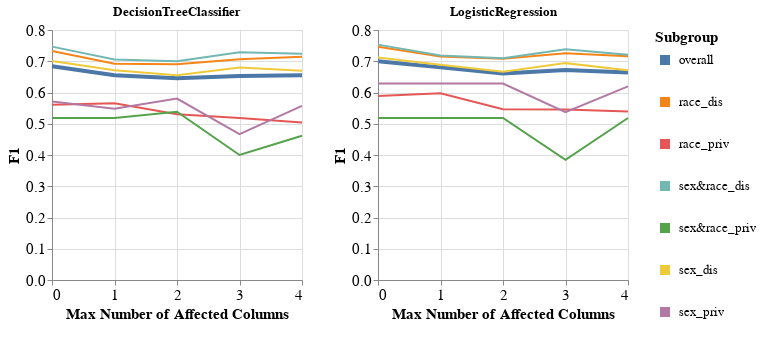

Notebook code for this chart:
### Code cell
visualizer.create_subgroups_grid_pct_lines_per_model_plot(subgroup_metric='F1',
                                                          target_preprocessing_technique=PREPROCESSING_TECHNIQUES[0],
                                                          model_names=MODEL_NAMES,
                                                          mode='max_num_columns')

### Figure 1 — Vega-Lite specification as saved in the notebook (floating-point values rounded to 4 significant figures)
{"config": {"view": {"continuousWidth": 400, "continuousHeight": 300}, "axis": {"labelFontSize": 15, "titleFontSize": 15}, "legend": {"labelFontSize": 13, "symbolStrokeWidth": 10, "titleFontSize": 15}}, "vconcat": [{"hconcat": [{"mark": "line", "encoding": {"color": {"field": "Subgroup", "type": "nominal"}, "strokeWidth": {"condition": {"value": 4, "test": "datum.Subgroup == 'overall'"}, "value": 2}, "x": {"axis": {"tickMinStep": 1}, "field": "Percentage", "title": "Max Number of Affected Columns", "type": "quantitative"}, "y": {"field": "Metric_Value", "title": "F1", "type": "quantitative"}}, "height": 250, "title": "DecisionTreeClassifier", "width": 250}, {"data": {"name": "data-66eaf9dd70d36c7d1d7649ec55b692a1"}, "mark": "line", "encoding": {"color": {"field": "Subgroup", "type": "nominal"}, "strokeWidth": {"condition": {"value": 4, "test": "datum.Subgroup == 'overall'"}, "value": 2}, "x": {"axis": {"tickMinStep": 1}, "field": "Percentage", "title": "Max Number of Affected Columns", "type": "quantitative"}, "y": {"field": "Metric_Value", "title": "F1", "type": "quantitative"}}, "height": 250, "title": "LogisticRegression", "width": 250}]}], "data": {"name": "data-fe0768d2aa00c48cbe9902fd76018b59"}, "$schema": "https://vega.github.io/schema/vega-lite/v4.17.0.json", "datasets": {"data-fe0768d2aa00c48cbe9902fd76018b59": [{"Model_Name": "DecisionTreeClassifier", "Test_Set_Index": 0.0, "Metric": "F1", "Subgroup": "overall", "Num_Estimators": 10.0, "Metric_Value": 0.6843, "Percentage": 0.0}, {"Model_Name": "DecisionTreeClassifier", "Test_Set_Index": 0.0, "Metric": "F1", "Subgroup": "race_dis", "Num_Estimators": 10.0, "Metric_Value": 0.733, "Percentage": 0.0}, {"Model_Name": "DecisionTreeClassifier", "Test_Set_Index": 0.0, "Metric": "F1", "Subgroup": "race_priv", "Num_Estimators": 10.0, "Metric_Value": 0.5612, "Percentage": 0.0}, {"Model_Name": "DecisionTreeClassifier", "Test_Set_Index": 0.0, "Metric": "F1", "Subgroup": "sex&race_dis", "Num_Estimators": 10.0, "Metric_Value": 0.7468, "Percentage": 0.0}, {"Model_Name": "DecisionTreeClassifier", "Test_Set_Index": 0.0, "Metric": "F1", "Subgroup": "sex&race_priv", "Num_Estimators": 10.0, "Metric_Value": 0.5185, "Percentage": 0.0}, {"Model_Name": "DecisionTreeClassifier", "Test_Set_Index": 0.0, "Metric": "F1", "Subgroup": "sex_dis", "Num_Estimators": 10.0, "Metric_Value": 0.7009, "Percentage": 0.0}, {"Model_Name": "DecisionTreeClassifier", "Test_Set_Index": 0.0, "Metric": "F1", "Subgroup": "sex_priv", "Num_Estimators": 10.0, "Metric_Value": 0.5714, "Percentage": 0.0}, {"Model_Name": "DecisionTreeClassifier", "Test_Set_Index": 1.0, "Metric": "F1", "Subgroup": "overall", "Num_Estimators": 10.0, "Metric_Value": 0.6555, "Percentage": 1.0}, {"Model_Name": "DecisionTreeClassifier", "Test_Set_Index": 1.0, "Metric": "F1", "Subgroup": "race_dis", "Num_Estimators": 10.0, "Metric_Value": 0.6921, "Percentage": 1.0}, {"Model_Name": "DecisionTreeClassifier", "Test_Set_Index": 1.0, "Metric": "F1", "Subgroup": "race_priv", "Num_Estimators": 10.0, "Metric_Value": 0.5652, "Percentage": 1.0}, {"Model_Name": "DecisionTreeClassifier", "Test_Set_Index": 1.0, "Metric": "F1", "Subgroup": "sex&race_dis", "Num_Estimators": 10.0, "Metric_Value": 0.7059, "Percentage": 1.0}, {"Model_Name": "DecisionTreeClassifier", "Test_Set_Index": 1.0, "Metric": "F1", "Subgroup": "sex&race_priv", "Num_Estimators": 10.0, "Metric_Value": 0.5185, "Percentage": 1.0}, {"Model_Name": "DecisionTreeClassifier", "Test_Set_Index": 1.0, "Metric": "F1", "Subgroup": "sex_dis", "Num_Estimators": 10.0, "Metric_Value": 0.6715, "Percentage": 1.0}, {"Model_Name": "DecisionTreeClassifier", "Test_Set_Index": 1.0, "Metric": "F1", "Subgroup": "sex_priv", "Num_Estimators": 10.0, "Metric_Value": 0.5484, "Percentage": 1.0}, {"Model_Name": "DecisionTreeClassifier", "Test_Set_Index": 2.0, "Metric": "F1", "Subgroup": "overall", "Num_Estimators": 10.0, "Metric_Value": 0.6454, "Percentage": 2.0}, {"Model_Name": "DecisionTreeClassifier", "Test_Set_Index": 2.0, "Metric": "F1", "Subgroup": "race_dis", "Num_Estimators": 10.0, "Metric_Value": 0.6903, "Percentage": 2.0}, {"Model_Name": "DecisionTreeClassifier", "Test_Set_Index": 2.0, "Metric": "F1", "Subgroup": "race_priv", "Num_Estimators": 10.0, "Metric_Value": 0.5303, "Percentage": 2.0}, {"Model_Name": "DecisionTreeClassifier", "Test_Set_Index": 2.0, "Metric": "F1", "Subgroup": "sex&race_dis", "Num_Estimators": 10.0, "Metric_Value": 0.6997, "Percentage": 2.0}, {"Model_Name": "DecisionTreeClassifier", "Test_Set_Index": 2.0, "Metric": "F1", "Subgroup": "sex&race_priv", "Num_Estimators": 10.0, "Metric_Value": 0.5385, "Percentage": 2.0}, {"Model_Name": "DecisionTreeClassifier", "Test_Set_Index": 2.0, "Metric": "F1", "Subgroup": "sex_dis", "Num_Estimators": 10.0, "Metric_Value": 0.6553, "Percentage": 2.0}, {"Model_Name": "DecisionTreeClassifier", "Test_Set_Index": 2.0, "Metric": "F1", "Subgroup": "sex_priv", "Num_Estimators": 10.0, "Metric_Value": 0.5806, "Percentage": 2.0}, {"Model_Name": "DecisionTreeClassifier", "Test_Set_Index": 3.0, "Metric": "F1", "Subgroup": "overall", "Num_Estimators": 10.0, "Metric_Value": 0.6525, "Percentage": 3.0}, {"Model_Name": "DecisionTreeClassifier", "Test_Set_Index": 3.0, "Metric": "F1", "Subgroup": "race_dis", "Num_Estimators": 10.0, "Metric_Value": 0.7066, "Percentage": 3.0}, {"Model_Name": "DecisionTreeClassifier", "Test_Set_Index": 3.0, "Metric": "F1", "Subgroup": "race_priv", "Num_Estimators": 10.0, "Metric_Value": 0.5185, "Percentage": 3.0}, {"Model_Name": "DecisionTreeClassifier", "Test_Set_Index": 3.0, "Metric": "F1", "Subgroup": "sex&race_dis", "Num_Estimators": 10.0, "Metric_Value": 0.7291, "Percentage": 3.0}, {"Model_Name": "DecisionTreeClassifier", "Test_Set_Index": 3.0, "Metric": "F1", "Subgroup": "sex&race_priv", "Num_Estimators": 10.0, "Metric_Value": 0.4, "Percentage": 3.0}, {"Model_Name": "DecisionTreeClassifier", "Test_Set_Index": 3.0, "Metric": "F1", "Subgroup": "sex_dis", "Num_Estimators": 10.0, "Metric_Value": 0.6797, "Percentage": 3.0}, {"Model_Name": "DecisionTreeClassifier", "Test_Set_Index": 3.0, "Metric": "F1", "Subgroup": "sex_priv", "Num_Estimators": 10.0, "Metric_Value": 0.4667, "Percentage": 3.0}, {"Model_Name": "DecisionTreeClassifier", "Test_Set_Index": 4.0, "Metric": "F1", "Subgroup": "overall", "Num_Estimators": 10.0, "Metric_Value": 0.6552, "Percentage": 4.0}, {"Model_Name": "DecisionTreeClassifier", "Test_Set_Index": 4.0, "Metric": "F1", "Subgroup": "race_dis", "Num_Estimators": 10.0, "Metric_Value": 0.7143, "Percentage": 4.0}, {"Model_Name": "DecisionTreeClassifier", "Test_Set_Index": 4.0, "Metric": "F1", "Subgroup": "race_priv", "Num_Estimators": 10.0, "Metric_Value": 0.5038, "Percentage": 4.0}, {"Model_Name": "DecisionTreeClassifier", "Test_Set_Index": 4.0, "Metric": "F1", "Subgroup": "sex&race_dis", "Num_Estimators": 10.0, "Metric_Value": 0.7243, "Percentage": 4.0}, {"Model_Name": "DecisionTreeClassifier", "Test_Set_Index": 4.0, "Metric": "F1", "Subgroup": "sex&race_priv", "Num_Estimators": 10.0, "Metric_Value": 0.4615, "Percentage": 4.0}, {"Model_Name": "DecisionTreeClassifier", "Test_Set_Index": 4.0, "Metric": "F1", "Subgroup": "sex_dis", "Num_Estimators": 10.0, "Metric_Value": 0.67, "Percentage": 4.0}, {"Model_Name": "DecisionTreeClassifier", "Test_Set_Index": 4.0, "Metric": "F1", "Subgroup": "sex_priv", "Num_Estimators": 10.0, "Metric_Value": 0.5574, "Percentage": 4.0}], "data-66eaf9dd70d36c7d1d7649ec55b692a1": [{"Model_Name": "LogisticRegression", "Test_Set_Index": 0.0, "Metric": "F1", "Subgroup": "overall", "Num_Estimators": 10.0, "Metric_Value": 0.7002, "Percentage": 0.0}, {"Model_Name": "LogisticRegression", "Test_Set_Index": 0.0, "Metric": "F1", "Subgroup": "race_dis", "Num_Estimators": 10.0, "Metric_Value": 0.7464, "Percentage": 0.0}, {"Model_Name": "LogisticRegression", "Test_Set_Index": 0.0, "Metric": "F1", "Subgroup": "race_priv", "Num_Estimators": 10.0, "Metric_Value": 0.589, "Percentage": 0.0}, {"Model_Name": "LogisticRegression", "Test_Set_Index": 0.0, "Metric": "F1", "Subgroup": "sex&race_dis", "Num_Estimators": 10.0, "Metric_Value": 0.7532, "Percentage": 0.0}, {"Model_Name": "LogisticRegression", "Test_Set_Index": 0.0, "Metric": "F1", "Subgroup": "sex&race_priv", "Num_Estimators": 10.0, "Metric_Value": 0.5185, "Percentage": 0.0}, {"Model_Name": "LogisticRegression", "Test_Set_Index": 0.0, "Metric": "F1", "Subgroup": "sex_dis", "Num_Estimators": 10.0, "Metric_Value": 0.7119, "Percentage": 0.0}, {"Model_Name": "LogisticRegression", "Test_Set_Index": 0.0, "Metric": "F1", "Subgroup": "sex_priv", "Num_Estimators": 10.0, "Metric_Value": 0.6286, "Percentage": 0.0}, {"Model_Name": "LogisticRegression", "Test_Set_Index": 1.0, "Metric": "F1", "Subgroup": "overall", "Num_Estimators": 10.0, "Metric_Value": 0.6804, "Percentage": 1.0}, {"Model_Name": "LogisticRegression", "Test_Set_Index": 1.0, "Metric": "F1", "Subgroup": "race_dis", "Num_Estimators": 10.0, "Metric_Value": 0.7155, "Percentage": 1.0}, {"Model_Name": "LogisticRegression", "Test_Set_Index": 1.0, "Metric": "F1", "Subgroup": "race_priv", "Num_Estimators": 10.0, "Metric_Value": 0.5972, "Percentage": 1.0}, {"Model_Name": "LogisticRegression", "Test_Set_Index": 1.0, "Metric": "F1", "Subgroup": "sex&race_dis", "Num_Estimators": 10.0, "Metric_Value": 0.7181, "Percentage": 1.0}, {"Model_Name": "LogisticRegression", "Test_Set_Index": 1.0, "Metric": "F1", "Subgroup": "sex&race_priv", "Num_Estimators": 10.0, "Metric_Value": 0.5185, "Percentage": 1.0}, {"Model_Name": "LogisticRegression", "Test_Set_Index": 1.0, "Metric": "F1", "Subgroup": "sex_dis", "Num_Estimators": 10.0, "Metric_Value": 0.6892, "Percentage": 1.0}, {"Model_Name": "LogisticRegression", "Test_Set_Index": 1.0, "Metric": "F1", "Subgroup": "sex_priv", "Num_Estimators": 10.0, "Metric_Value": 0.6286, "Percentage": 1.0}, {"Model_Name": "LogisticRegression", "Test_Set_Index": 2.0, "Metric": "F1", "Subgroup": "overall", "Num_Estimators": 10.0, "Metric_Value": 0.6611, "Percentage": 2.0}, {"Model_Name": "LogisticRegression", "Test_Set_Index": 2.0, "Metric": "F1", "Subgroup": "race_dis", "Num_Estimators": 10.0, "Metric_Value": 0.708, "Percentage": 2.0}, {"Model_Name": "LogisticRegression", "Test_Set_Index": 2.0, "Metric": "F1", "Subgroup": "race_priv", "Num_Estimators": 10.0, "Metric_Value": 0.5468, "Percentage": 2.0}, {"Model_Name": "LogisticRegression", "Test_Set_Index": 2.0, "Metric": "F1", "Subgroup": "sex&race_dis", "Num_Estimators": 10.0, "Metric_Value": 0.7095, "Percentage": 2.0}, {"Model_Name": "LogisticRegression", "Test_Set_Index": 2.0, "Metric": "F1", "Subgroup": "sex&race_priv", "Num_Estimators": 10.0, "Metric_Value": 0.5185, "Percentage": 2.0}, {"Model_Name": "LogisticRegression", "Test_Set_Index": 2.0, "Metric": "F1", "Subgroup": "sex_dis", "Num_Estimators": 10.0, "Metric_Value": 0.6667, "Percentage": 2.0}, {"Model_Name": "LogisticRegression", "Test_Set_Index": 2.0, "Metric": "F1", "Subgroup": "sex_priv", "Num_Estimators": 10.0, "Metric_Value": 0.6286, "Percentage": 2.0}, {"Model_Name": "LogisticRegression", "Test_Set_Index": 3.0, "Metric": "F1", "Subgroup": "overall", "Num_Estimators": 10.0, "Metric_Value": 0.6722, "Percentage": 3.0}, {"Model_Name": "LogisticRegression", "Test_Set_Index": 3.0, "Metric": "F1", "Subgroup": "race_dis", "Num_Estimators": 10.0, "Metric_Value": 0.7257, "Percentage": 3.0}, {"Model_Name": "LogisticRegression", "Test_Set_Index": 3.0, "Metric": "F1", "Subgroup": "race_priv", "Num_Estimators": 10.0, "Metric_Value": 0.5455, "Percentage": 3.0}, {"Model_Name": "LogisticRegression", "Test_Set_Index": 3.0, "Metric": "F1", "Subgroup": "sex&race_dis", "Num_Estimators": 10.0, "Metric_Value": 0.7383, "Percentage": 3.0}, {"Model_Name": "LogisticRegression", "Test_Set_Index": 3.0, "Metric": "F1", "Subgroup": "sex&race_priv", "Num_Estimators": 10.0, "Metric_Value": 0.3846, "Percentage": 3.0}, {"Model_Name": "LogisticRegression", "Test_Set_Index": 3.0, "Metric": "F1", "Subgroup": "sex_dis", "Num_Estimators": 10.0, "Metric_Value": 0.694, "Percentage": 3.0}, {"Model_Name": "LogisticRegression", "Test_Set_Index": 3.0, "Metric": "F1", "Subgroup": "sex_priv", "Num_Estimators": 10.0, "Metric_Value": 0.5373, "Percentage": 3.0}, {"Model_Name": "LogisticRegression", "Test_Set_Index": 4.0, "Metric": "F1", "Subgroup": "overall", "Num_Estimators": 10.0, "Metric_Value": 0.6639, "Percentage": 4.0}, {"Model_Name": "LogisticRegression", "Test_Set_Index": 4.0, "Metric": "F1", "Subgroup": "race_dis", "Num_Estimators": 10.0, "Metric_Value": 0.716, "Percentage": 4.0}, {"Model_Name": "LogisticRegression", "Test_Set_Index": 4.0, "Metric": "F1", "Subgroup": "race_priv", "Num_Estimators": 10.0, "Metric_Value": 0.539, "Percentage": 4.0}, {"Model_Name": "LogisticRegression", "Test_Set_Index": 4.0, "Metric": "F1", "Subgroup": "sex&race_dis", "Num_Estimators": 10.0, "Metric_Value": 0.7211, "Percentage": 4.0}, {"Model_Name": "LogisticRegression", "Test_Set_Index": 4.0, "Metric": "F1", "Subgroup": "sex&race_priv", "Num_Estimators": 10.0, "Metric_Value": 0.5185, "Percentage": 4.0}, {"Model_Name": "LogisticRegression", "Test_Set_Index": 4.0, "Metric": "F1", "Subgroup": "sex_dis", "Num_Estimators": 10.0, "Metric_Value": 0.6716, "Percentage": 4.0}, {"Model_Name": "LogisticRegression", "Test_Set_Index": 4.0, "Metric": "F1", "Subgroup": "sex_priv", "Num_Estimators": 10.0, "Metric_Value": 0.6197, "Percentage": 4.0}]}}
